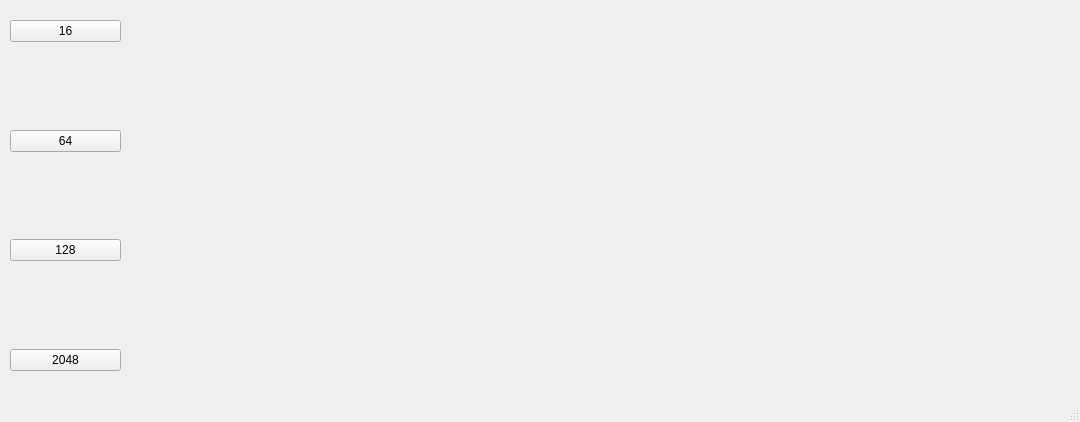
<?xml version="1.0" encoding="UTF-8"?>
<ui version="4.0">
 <class>MainWindow</class>
 <widget class="QMainWindow" name="MainWindow">
  <property name="geometry">
   <rect>
    <x>0</x>
    <y>0</y>
    <width>1080</width>
    <height>422</height>
   </rect>
  </property>
  <property name="windowTitle">
   <string>MainWindow</string>
  </property>
  <widget class="QWidget" name="centralwidget">
   <widget class="QWidget" name="gridLayoutWidget">
    <property name="geometry">
     <rect>
      <x>130</x>
      <y>20</y>
      <width>731</width>
      <height>351</height>
     </rect>
    </property>
    <layout class="QGridLayout" name="gridLayout"/>
   </widget>
   <widget class="QWidget" name="verticalLayoutWidget">
    <property name="geometry">
     <rect>
      <x>10</x>
      <y>20</y>
      <width>111</width>
      <height>351</height>
     </rect>
    </property>
    <layout class="QVBoxLayout" name="verticalLayout">
     <item>
      <widget class="QPushButton" name="firstTable_button">
       <property name="text">
        <string>16</string>
       </property>
      </widget>
     </item>
     <item>
      <spacer name="verticalSpacer">
       <property name="orientation">
        <enum>Qt::Vertical</enum>
       </property>
       <property name="sizeHint" stdset="0">
        <size>
         <width>20</width>
         <height>40</height>
        </size>
       </property>
      </spacer>
     </item>
     <item>
      <widget class="QPushButton" name="secondTable_button">
       <property name="text">
        <string>64</string>
       </property>
      </widget>
     </item>
     <item>
      <spacer name="verticalSpacer_2">
       <property name="orientation">
        <enum>Qt::Vertical</enum>
       </property>
       <property name="sizeHint" stdset="0">
        <size>
         <width>20</width>
         <height>40</height>
        </size>
       </property>
      </spacer>
     </item>
     <item>
      <widget class="QPushButton" name="thirdTable_button">
       <property name="text">
        <string>128</string>
       </property>
      </widget>
     </item>
     <item>
      <spacer name="verticalSpacer_3">
       <property name="orientation">
        <enum>Qt::Vertical</enum>
       </property>
       <property name="sizeHint" stdset="0">
        <size>
         <width>20</width>
         <height>40</height>
        </size>
       </property>
      </spacer>
     </item>
     <item>
      <widget class="QPushButton" name="fourthTable_button">
       <property name="text">
        <string>2048</string>
       </property>
      </widget>
     </item>
    </layout>
   </widget>
  </widget>
  <widget class="QMenuBar" name="menubar">
   <property name="geometry">
    <rect>
     <x>0</x>
     <y>0</y>
     <width>1080</width>
     <height>22</height>
    </rect>
   </property>
  </widget>
  <widget class="QStatusBar" name="statusBar"/>
 </widget>
 <resources/>
 <connections/>
</ui>
